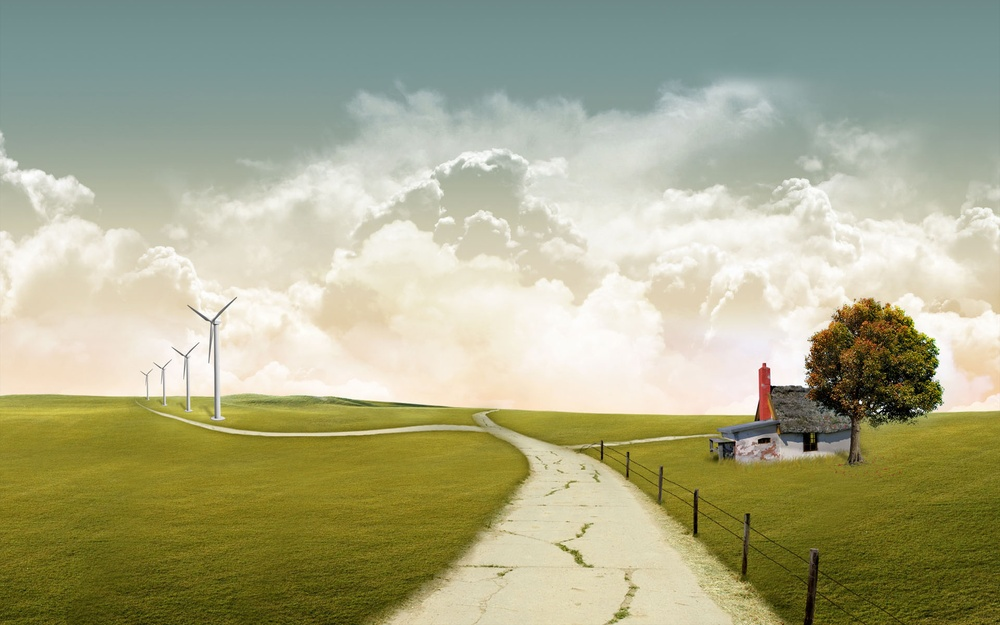
//> input picture img.jpg, 1000 x 625 px, shrunk from 1920 x 1200 before the run
$ ./test   (built with g++ and OpenCV 4)
//> lines starting //> are read from the running program, lines starting //| are printed output that depends on the picture
#include <iostream>
#include <mpi.h>
#include <iostream>
#include <opencv2/core/core.hpp>
#include <opencv2/highgui/highgui.hpp>

using namespace std;
using namespace cv;

#define A 0.1140
#define B 0.5870
#define C 0.2989

const int MAXBYTES=8*1024*1024;
uchar buffer_send[MAXBYTES];

int main() {
  Mat image=imread("img.jpg",IMREAD_COLOR);
//> image is the input picture: 625 rows x 1000 cols, CV_8UC3; mean B, G, R 137.8, 170.7, 170.1
  unsigned char * pData = image.data;

  for(int i = 0; i < image.rows; i++)
  {
    for(int j = 0; j < image.cols; j++)
    {
      pData[i * image.cols + j]=(A*image.at<Vec3b>(i,j)[0] + B*image.at<Vec3b>(i,j)[1] + C*image.at<Vec3b>(i,j)[2]);
    }
  }
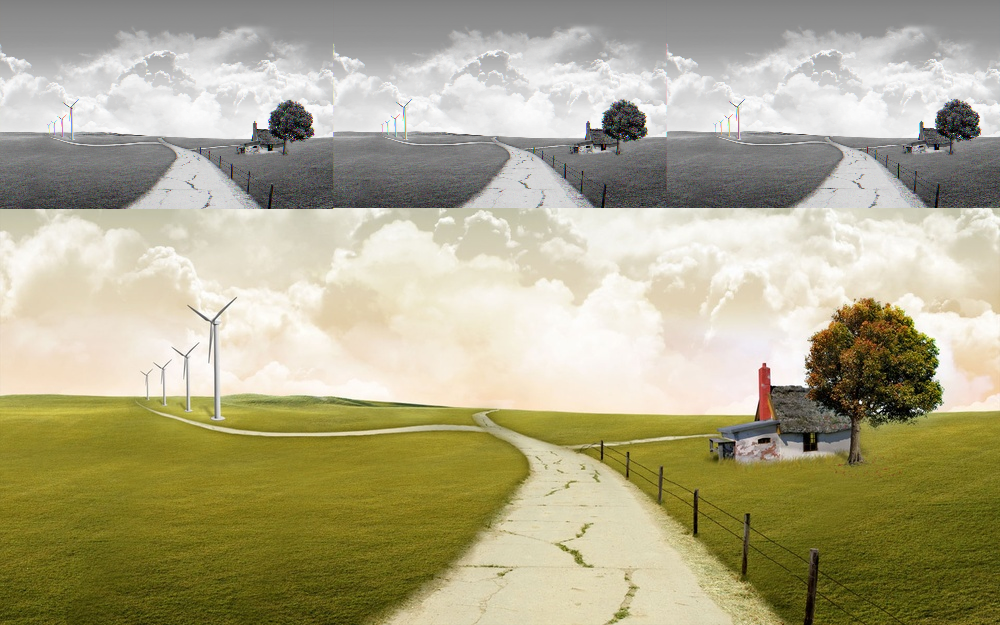
//> image: 625 rows x 1000 cols, CV_8UC3; mean B, G, R 139.1, 169.7, 175

  Mat outImg(image.rows, image.cols, CV_8UC1);
  memcpy(outImg.data, pData, sizeof(unsigned char)*image.rows*image.cols);
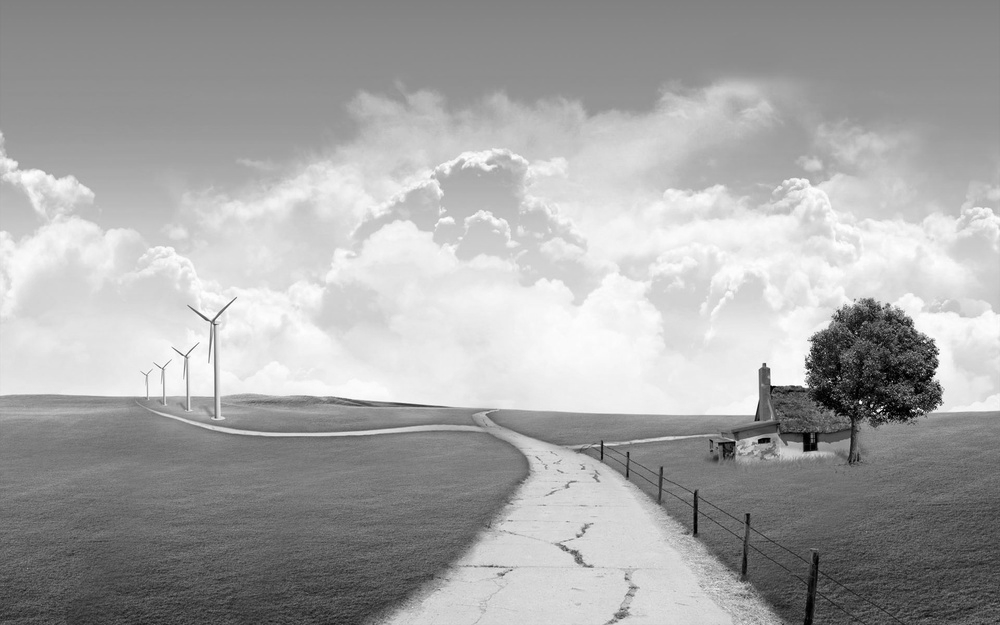
//> outImg: 625 rows x 1000 cols, CV_8UC1; min 0, max 254, mean 166.3

  namedWindow("buffer",CV_WINDOW_AUTOSIZE);
  imshow("buffer", outImg);
  waitKey(0);

}

// http://study.marearts.com/2013/08/opencv-mat-data-point-access-and-memcpy.html
